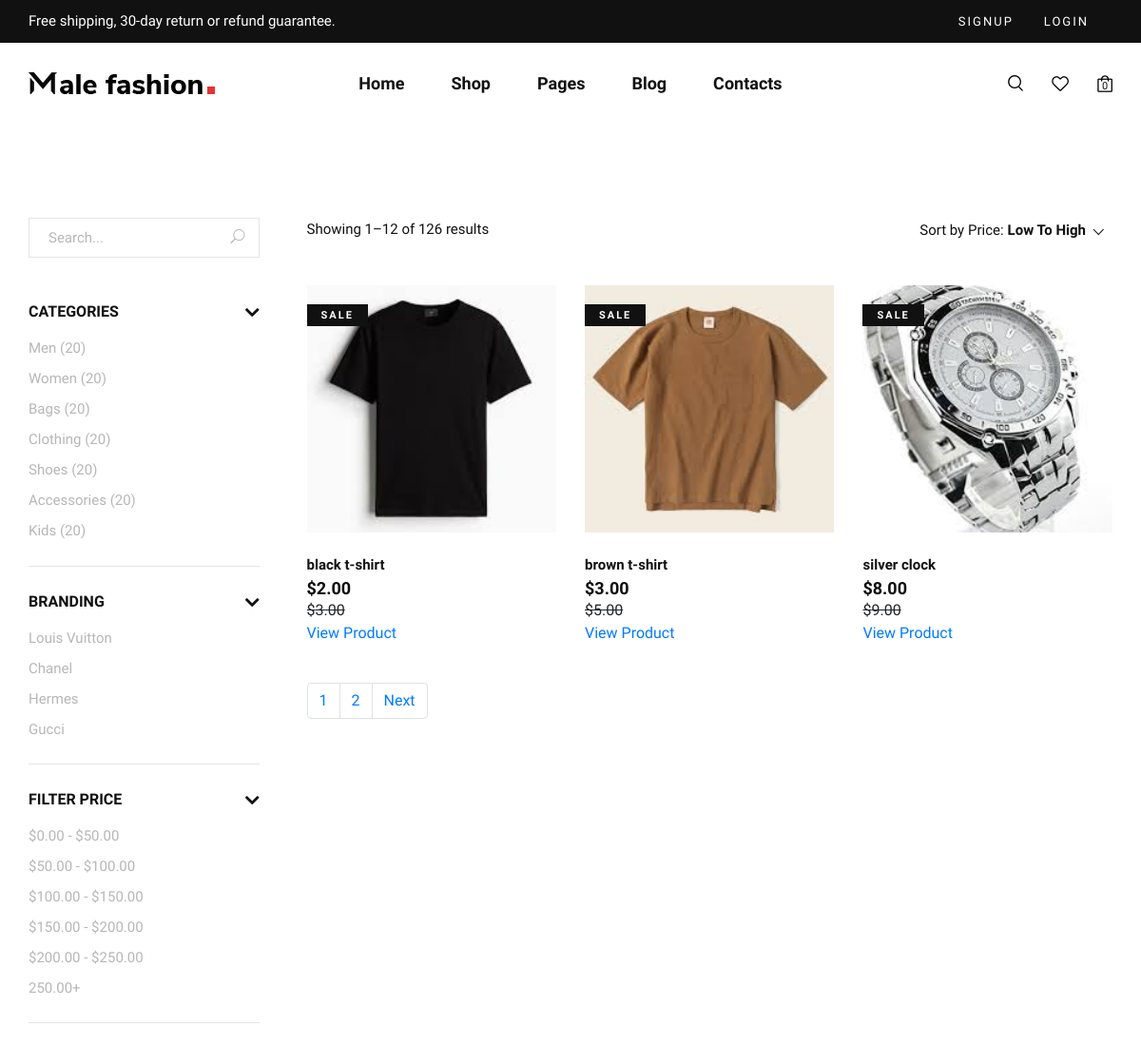
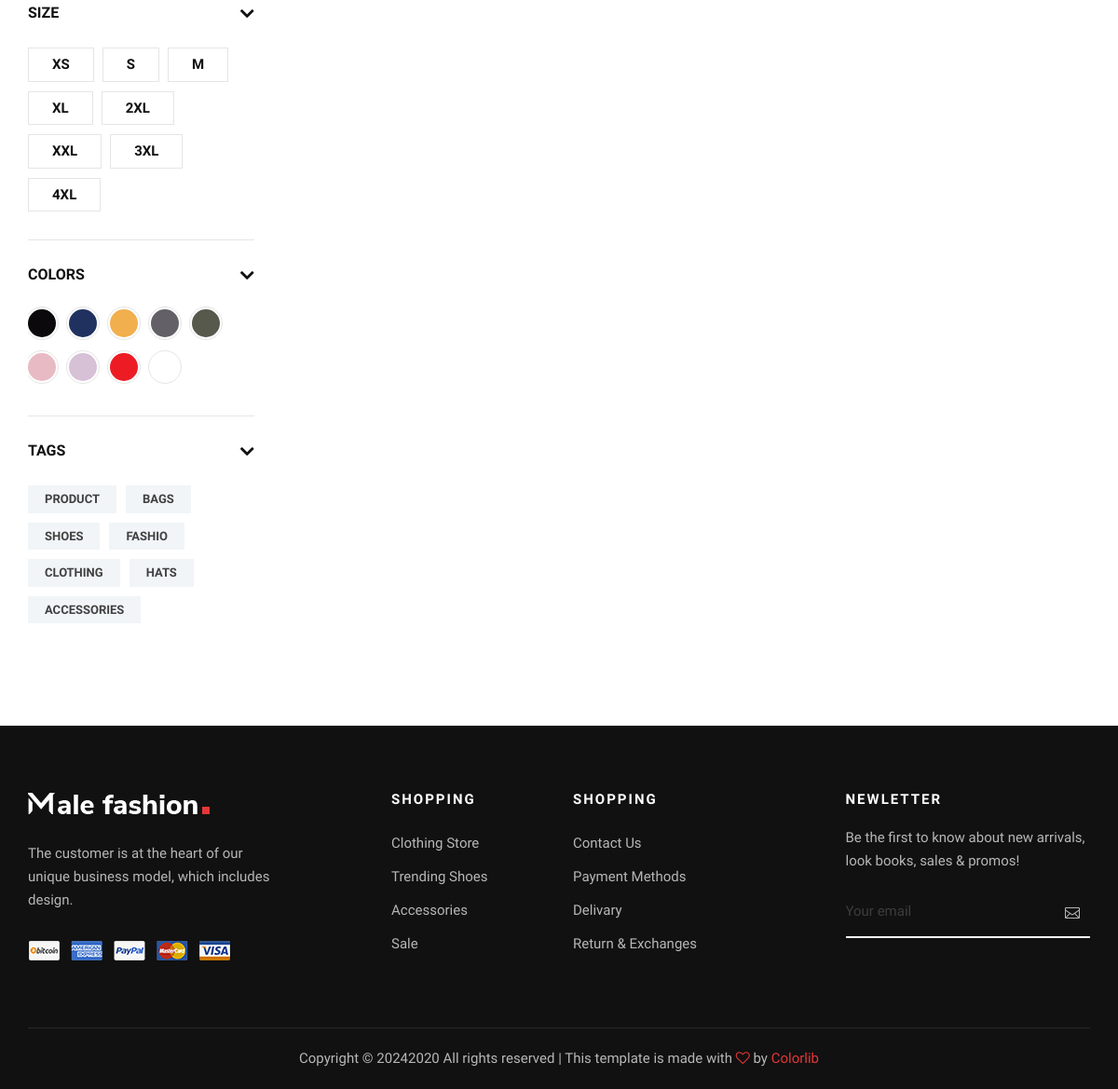
Page /product_list/ on the committed database (2 pictures, top to bottom).
### pages/models.py (models this page shows, shortened)
class Product(models.Model):
    PRDname=models.CharField(max_length=200,verbose_name=_('product name'))
    PRDcategory=models.ForeignKey('Category',verbose_name=_('product category'),blank=True, null=True,on_delete=models.CASCADE)
    PRDbrand=models.ForeignKey('settings.Brand',verbose_name=_('product brand'),on_delete=models.CASCADE , blank=True, null=True)
    PRDbase_productimage=models.ImageField(upload_to='products/%y/%m/%d' , verbose_name=_('product image'))
    PRDdescription=models.TextField(max_length=500,verbose_name=_('product description'))
    PRDprice=models.DecimalField(max_digits=5,decimal_places=2,verbose_name=_('product price'))
    PRDdiscountprice=models.DecimalField(max_digits=5,decimal_places=2,blank=True, null=True, verbose_name=_('product offer'))
    PRDisnew=models.BooleanField(blank=True, null=True,verbose_name=_('is new product'))
    PRDcreated=models.DateTimeField(verbose_name=_('product created'))
    PRDbestsellers=models.BooleanField(default=False,verbose_name=_('best sellesrs'))
    PRDnewarrivals=models.BooleanField(default=False,verbose_name=_('new arrivals'))
    PRDhotsales=models.BooleanField(default=False,verbose_name=_('hot sales'))
    slug=models.SlugField(blank=True, null=True)
    class Meta:
        verbose_name = 'Product'
        verbose_name_plural = 'Products'

### pages/views.py (the view)
# urls.py: path('product_list/',views.product_list,name="product_list"),
def product_list(request):
    search=Product.objects.all()
    title=None
    if 'search-name' in request.GET:
        title=request.GET['search-name']
        if title:
            search=search.filter(PRDname__icontains=title)
    product_list=search
    paginator = Paginator(product_list, 3)
    page_number = request.GET.get("page")
    page_obj = paginator.get_page(page_number)
    context={
        'product_list':page_obj ,
    }
    return render(request,'pages/product_list.html',context)

### cart/cart.py (called while the page is built)
    def __len__(self):
        return len(self.cart)

### cart/context_processors.py (called while the page is built)
def cart(request):
    return{'cart':Cart(request)}

### templates/pages/product_list.html (shortened to what this page needs)
{% extends 'base.html' %}
{% load static %}
{% block content %}
    <section class="shop spad">
        <div class="container">
            <div class="row">
                <div class="col-lg-3">
                    <div class="shop__sidebar">
                        <div class="shop__sidebar__search">
                            <form action="#">
                                <input type="text" placeholder="Search...">
                                <button type="submit"><span class="icon_search"></span></button>
                            </form>
                        </div>
                        <div class="shop__sidebar__accordion">
                            <div class="accordion" id="accordionExample">
                                <div class="card">
                                    <div class="card-heading">
                                        <a data-toggle="collapse" data-target="#collapseOne">Categories</a>
                                    </div>
                                    <div id="collapseOne" class="collapse show" data-parent="#accordionExample">
                                        <div class="card-body">
                                            <div class="shop__sidebar__categories">
                                                <ul class="nice-scroll">
                                                    <li><a href="#">Men (20)</a></li>
                                                    <li><a href="#">Women (20)</a></li>
                                                    <li><a href="#">Bags (20)</a></li>
                                                    <li><a href="#">Clothing (20)</a></li>
                                                    <li><a href="#">Shoes (20)</a></li>
                                                    <li><a href="#">Accessories (20)</a></li>
                                                    <li><a href="#">Kids (20)</a></li>
                                                    <li><a href="#">Kids (20)</a></li>
                                                </ul>
                                            </div>
                                        </div>
                                    </div>
                                </div>
                                <div class="card">
                                    <div class="card-heading">
                                        <a data-toggle="collapse" data-target="#collapseTwo">Branding</a>
                                    </div>
                                    <div id="collapseTwo" class="collapse show" data-parent="#accordionExample">
                                        <div class="card-body">
                                            <div class="shop__sidebar__brand">
                                                <ul>
                                                    <li><a href="#">Louis Vuitton</a></li>
                                                    <li><a href="#">Chanel</a></li>
                                                    <li><a href="#">Hermes</a></li>
                                                    <li><a href="#">Gucci</a></li>
                                                </ul>
                                            </div>
                                        </div>
                                    </div>
                                </div>
                                <div class="card">
                                    <div class="card-heading">
                                        <a data-toggle="collapse" data-target="#collapseThree">Filter Price</a>
                                    </div>
                                    <div id="collapseThree" class="collapse show" data-parent="#accordionExample">
                                        <div class="card-body">
                                            <div class="shop__sidebar__price">
                                                <ul>
                                                    <li><a href="#">$0.00 - $50.00</a></li>
                                                    <li><a href="#">$50.00 - $100.00</a></li>
                                                    <li><a href="#">$100.00 - $150.00</a></li>
                                                    <li><a href="#">$150.00 - $200.00</a></li>
                                                    <li><a href="#">$200.00 - $250.00</a></li>
                                                    <li><a href="#">250.00+</a></li>
                                                </ul>
                                            </div>
                                        </div>
                                    </div>
                                </div>
                                <div class="card">
                                    <div class="card-heading">
                                        <a data-toggle="collapse" data-target="#collapseFour">Size</a>
                                    </div>
                                    <div id="collapseFour" class="collapse show" data-parent="#accordionExample">
                                        <div class="card-body">
                                            <div class="shop__sidebar__size">
                                                <label for="xs">xs
                                                </label>
                                                <label for="sm">s
                                                </label>
                                                <label for="md">m
                                                </label>
                                                <label for="xl">xl
                                                </label>
                                                <label for="2xl">2xl
                                                </label>
                                                <label for="xxl">xxl
                                                </label>
                                                <label for="3xl">3xl
                                                </label>
                                                <label for="4xl">4xl
                                                </label>
                                            </div>
                                        </div>
                                    </div>
                                </div>
                                <div class="card">
                                    <div class="card-heading">
                                        <a data-toggle="collapse" data-target="#collapseFive">Colors</a>
                                    </div>
                                    <div id="collapseFive" class="collapse show" data-parent="#accordionExample">
                                        <div class="card-body">
                                            <div class="shop__sidebar__color">
                                                <label class="c-1" for="sp-1">
                                                </label>
                                                <label class="c-2" for="sp-2">
                                                </label>
                                                <label class="c-3" for="sp-3">
                                                </label>
                                                <label class="c-4" for="sp-4">
                                                </label>
                                                <label class="c-5" for="sp-5">
                                                </label>
                                                <label class="c-6" for="sp-6">
                                                </label>
                                                <label class="c-7" for="sp-7">
                                                </label>
                                                <label class="c-8" for="sp-8">
                                                </label>
                                                <label class="c-9" for="sp-9">
                                                </label>
                                            </div>
                                        </div>
                                    </div>
                                </div>
                                <div class="card">
                                    <div class="card-heading">
                                        <a data-toggle="collapse" data-target="#collapseSix">Tags</a>
                                    </div>
                                    <div id="collapseSix" class="collapse show" data-parent="#accordionExample">
                                        <div class="card-body">
                                            <div class="shop__sidebar__tags">
                                                <a href="#">Product</a>
                                                <a href="#">Bags</a>
                                                <a href="#">Shoes</a>
                                                <a href="#">Fashio</a>
                                                <a href="#">Clothing</a>
                                                <a href="#">Hats</a>
                                                <a href="#">Accessories</a>
                                            </div>
                                        </div>
                                    </div>
                                </div>
                            </div>
                        </div>
                    </div>
                </div>
                <div class="col-lg-9">
                    <div class="shop__product__option">
                        <div class="row">
                            <div class="col-lg-6 col-md-6 col-sm-6">
                                <div class="shop__product__option__left">
                                    <p>Showing 1–12 of 126 results</p>
                                </div>
                            </div>
                            <div class="col-lg-6 col-md-6 col-sm-6">
                                <div class="shop__product__option__right">
                                    <p>Sort by Price:</p>
                                </div>
                            </div>
                        </div>
                    </div>
                    <div class="row">
                        {% for products in product_list %}
                        {% if products.PRDdiscountprice %}
                        <div class="col-lg-4 col-md-6 col-sm-6">
                            <div class="product__item sale">
                                <div class="product__item__pic set-bg" data-setbg="{{products.PRDbase_productimage.url}}">
                                    <span class="label">Sale</span>
                                </div>
                                <div class="product__item__text">
                                    <h6>{{products.PRDname}}</h6>
                                    <h5>${{products.PRDdiscountprice}}</h5>
                                    <strike>${{products.PRDprice}}</strike>
                                </div>
                                <div class="view_product">
                                    <a href="{%url 'product_list:product_detail' products.slug%}">View Product</a>
                                </div>
                            </div>
                        </div>
                        {% endif %}
                        {% endfor %}
                    </div>
                    <div class="container ">
                        <div class="row">
                            {% if product_list.has_other_pages %}
                            <nav aria-label="Page navigation example">
                                <ul class="pagination">
                                    {% for i in product_list.paginator.page_range %}
                                    <li class="page-item"><a class="page-link" href="?page={{i}}">{{i}}</a></li>
                                    {% endfor %}
                                    {% if product_list.has_next %}
                                    <li class="page-item"><a class="page-link" href="?page={{product_list.next_page_number}}">Next</a></li>
                                    {% endif %}
                                </ul>
                            </nav>
                            {% endif %}
                        </div>
                    </div>
                </div>
            </div>
        </div>
    </section>
{% endblock content %}

### rows in the picture
Product: shows a picture, PRDname "black t-shirt", PRDdiscountprice "2.00", PRDprice "3.00"
Product: shows a picture, PRDname "brown t-shirt", PRDdiscountprice "3.00", PRDprice "5.00"
Product: shows a picture, PRDname "silver clock", PRDdiscountprice "8.00", PRDprice "9.00"

### other values in the picture
{{ cart|length }} "0"
{{ i }} "1" "2"
